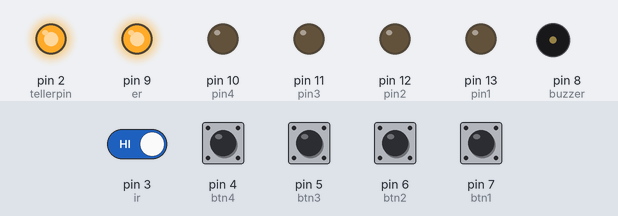
A sketch run on a simulated Arduino Uno, built with avr-gcc and run on an emulated ATmega328P. Parts: output pins drawn as LEDs (lit = HIGH), buzzer (waves = sounding, pin HIGH). Inputs (shaded band) come from the test bench; at power-on: pin 3 (ir) HIGH, pin 4 (btn4), pin 5 (btn3), pin 6 (btn2), pin 7 (btn1) LOW.

Above: at 1.2 s.
1.3 s: pin 4 (btn4) pulled HIGH for 0.15 s
At 2.4 s:
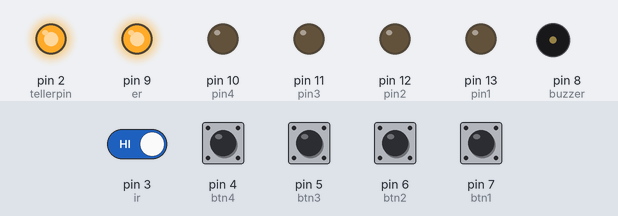
3.0 s: pin 3 (ir) driven LOW
At 3.5 s:
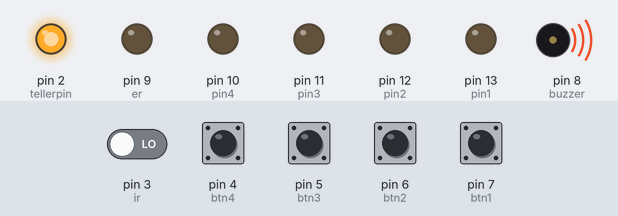
4.5 s: pin 6 (btn2) pulled HIGH for 0.15 s
At 5.9 s:
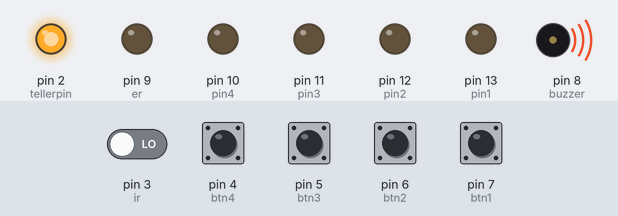
6.2 s: pin 5 (btn3) pulled HIGH for 0.15 s
At 7.3 s:
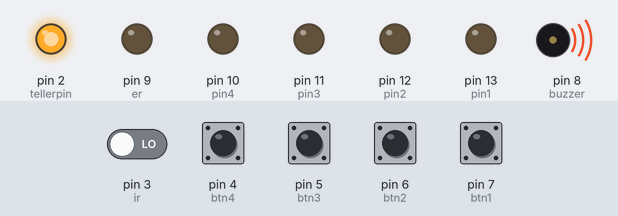
7.8 s: pin 7 (btn1) pulled HIGH for 0.15 s
At 8.5 s:
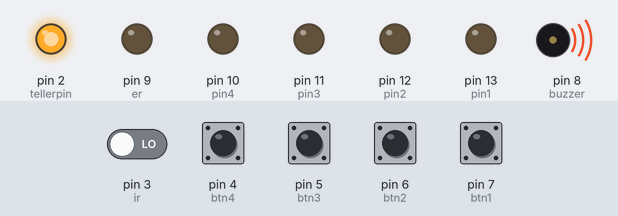
9.4 s: pin 4 (btn4) pulled HIGH for 1 s
At 9.9 s:
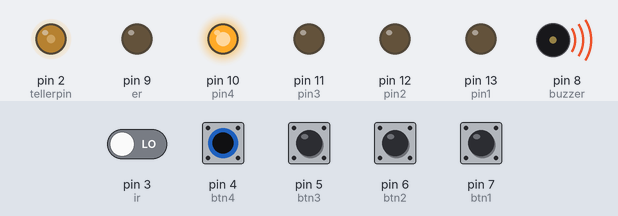
Timing chart, 0 to 12.4 s (numbered marks = the images above; inputs shaded):
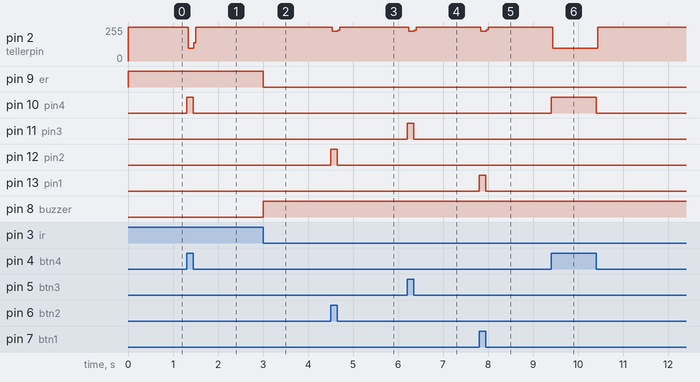

Measured:
- after the input at 1.3 s, pin 2 (tellerpin): 255/255 → 95/255 at once, → 255/255 0.12 s later; pin 10 (pin4): LOW → HIGH at once, → LOW 0.15 s later
- after the input at 3.0 s, pin 9 (er): HIGH → LOW at once; pin 8 (buzzer): LOW → HIGH at once
- after the input at 4.5 s, pin 2 (tellerpin): 255/255 → 222/255 at once, → 255/255 0.12 s later; pin 12 (pin2): LOW → HIGH at once, → LOW 0.15 s later
- after the input at 6.2 s, pin 2 (tellerpin): 255/255 → 222/255 at once, → 255/255 0.12 s later; pin 11 (pin3): LOW → HIGH at once, → LOW 0.15 s later
- after the input at 7.8 s, pin 2 (tellerpin): 255/255 → 225/255 at once, → 255/255 0.12 s later; pin 13 (pin1): LOW → HIGH at once, → LOW 0.15 s later
- after the input at 9.4 s, pin 2 (tellerpin): 255/255 → 95/255 at once, → 255/255 1.0 s later; pin 10 (pin4): LOW → HIGH at once, → LOW 1.0 s later

The sketch:

p1.ino
```cpp
int pin1 = 13;
int pin2 = 12;
int pin3 = 11;
int pin4 = 10;
int ir = 3;
int btn1 = 7;
int btn2 = 6;
int btn3 = 5;
int btn4 = 4;
int buzzer = 8;
int tellerpin = 2;
int er = 9;
void setup(){
  pinMode(pin1 ,OUTPUT);
  pinMode(pin2,OUTPUT);
  pinMode(pin3,OUTPUT);
  pinMode(pin4,OUTPUT);
  pinMode(buzzer ,OUTPUT);
  pinMode(btn1,INPUT);
  pinMode(btn2,INPUT);
  pinMode(btn3,INPUT);
  pinMode(btn4,INPUT);
  pinMode(ir,INPUT);
  pinMode(er,OUTPUT);
  pinMode(tellerpin,OUTPUT);

}
void loop(){
  int d1 = digitalRead(btn1);
  int d2 = digitalRead(btn2);
  int d3 = digitalRead(btn3);
  int d4 = digitalRead(btn4);
  int d =  digitalRead(ir);

  if(d1 == HIGH){
    digitalWrite(pin1, HIGH);
    digitalWrite(tellerpin,LOW);
  }else{
    digitalWrite(pin1,LOW);
    digitalWrite(tellerpin,HIGH);
  }
  if(d2 == HIGH){
    digitalWrite(pin2, HIGH);
    digitalWrite(tellerpin,LOW);
  }else{
    digitalWrite(pin2,LOW);
    digitalWrite(tellerpin,HIGH);
  }
  if(d3 == HIGH){
    digitalWrite(pin3, HIGH);
    digitalWrite(tellerpin, LOW);
  }else{
    digitalWrite(pin3,LOW);
    digitalWrite(tellerpin,HIGH);
  }
  if(d4 == HIGH){
    digitalWrite(pin4, HIGH);
    digitalWrite(tellerpin,LOW);
  }else{
    digitalWrite(pin4,LOW);
    digitalWrite(tellerpin,HIGH);
  }
  if(d == LOW){
    digitalWrite(buzzer, HIGH);
    digitalWrite(er,LOW);
  }else{
    digitalWrite(buzzer,LOW);
    digitalWrite(er,HIGH);
  }
}
```
